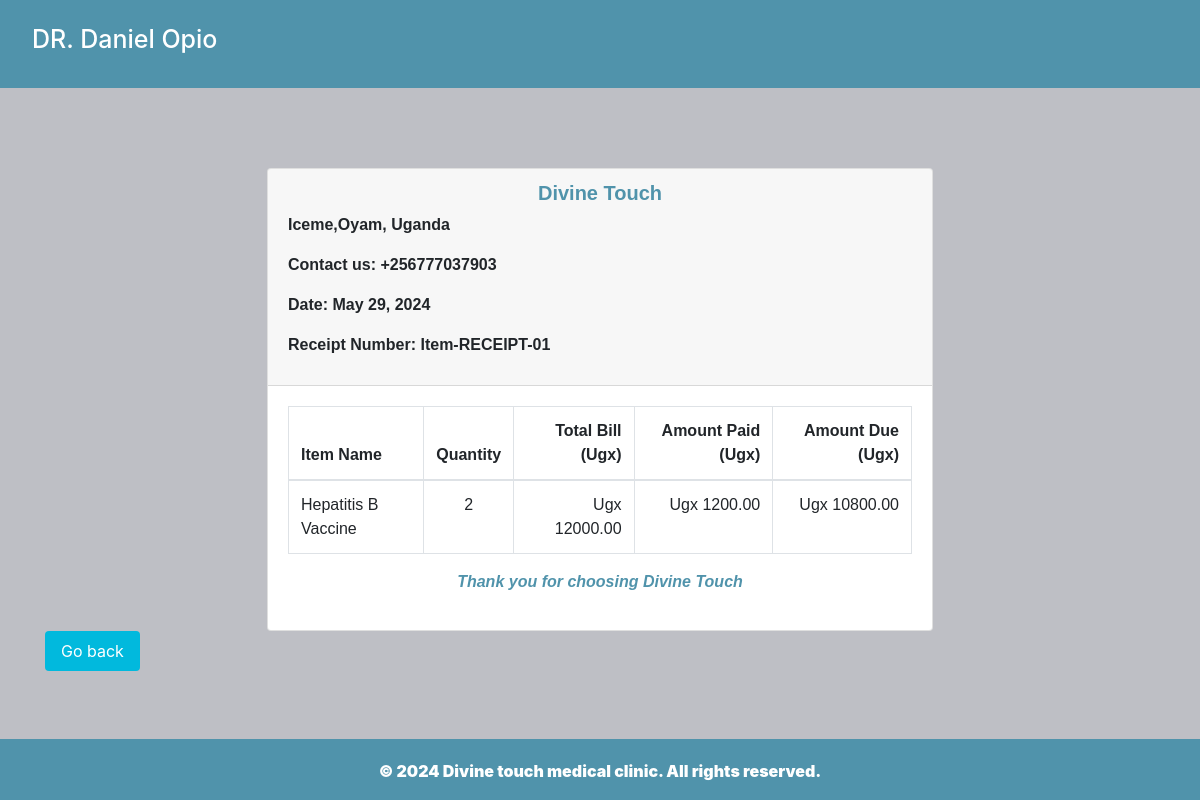
Before: /receipt_detail/1/ with the older database file.
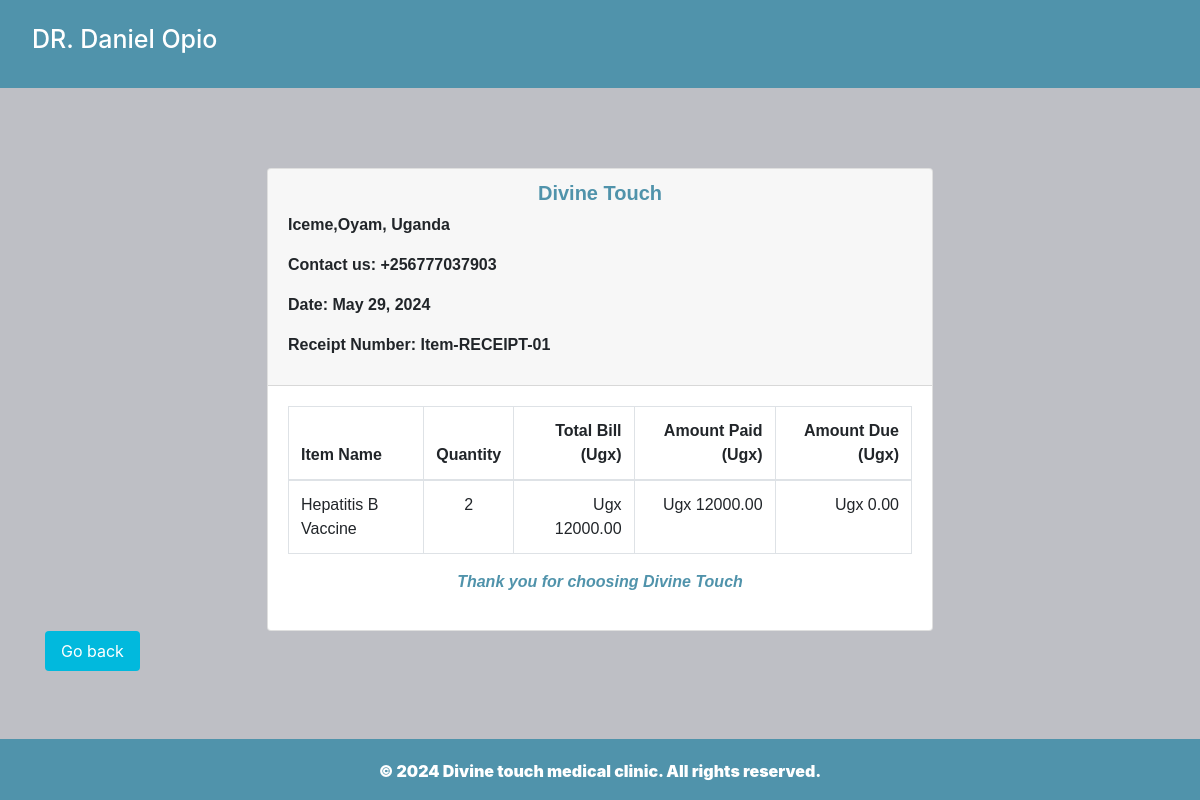
After: the same page with the newer database file.
### pharmacyapp/models.py (models this page shows, shortened)
class Salerecord(models.Model):
    name_of_the_item = models.ForeignKey(Divine, on_delete=models.CASCADE ,blank=True)
    payee = models.CharField(max_length=100 , null=True,blank=True)
    quantity_sold = models.IntegerField(default=0, null=True, blank=True)
    Selling_price= models.DecimalField(max_digits=10, decimal_places=2, default=0, null=True, blank=True)
    amount_received = models.DecimalField(max_digits=10, decimal_places=2, default=0, null=True, blank=True)
    date_of_sale = models.DateField(default=timezone.now,null=True,blank=True)
    unit_price = models.DecimalField(max_digits=10, decimal_places=2, default=0, null=True, blank=True)
    amount_due = models.DecimalField(max_digits=10, decimal_places=2, default=0, null=True, blank=True)
    def total_price(self):
        total_price = self.quantity_sold * self.Selling_price
        return total_price
    def change(self):
        change = self.total_price() - self.amount_received
        return change

class Divine(models.Model):
    Category_item = models.ForeignKey(Category, on_delete=models.CASCADE)
    item_name = models.CharField(max_length=200, null=True, blank=True)
    quantity = models.IntegerField(default=0)
    unit_price = models.DecimalField(max_digits=10, decimal_places=2, default=0, null=True, blank=True)
    received_quantity = models.IntegerField(default=0, null=True, blank=True)
    issued_quantity = models.IntegerField(default=0, null=True, blank=True)
    date_of_stock = models.DateField(default=timezone.now, null=True, blank=True)
    def __str__(self):
        return self.item_name

### pharmacyapp/views.py (the view)
# urls.py: path('receipt_detail/<int:receipt_id>/', views.receipt_detail, name='receipt_detail'),
def receipt_detail(request,receipt_id):
    receipt=Salerecord.objects.get(id=receipt_id)
    return render(request,'pharmacyapp/receipt_detail.html',{'receipt':receipt})

### pharmacyapp/templates/pharmacyapp/receipt_detail.html (shortened to what this page needs)
{% extends 'pharmacyapp/base.html' %}
{% load static %}
{% block content %}
<div class="container">
    <div class="row">
        <div class="col-md-12">
            <div class="card" style="margin:auto; width:60%; margin-top:80px; font-family:sans-serif;">
                <div class="card-header">
                    <h5 class="text-center" style="font-weight:bolder; color: #5093ab;">Divine Touch</h5>
                    <p class="">Iceme,Oyam, Uganda</p>
                    <p class="">Contact us: +256777037903</p>
                    <p class="">Date: {{ receipt.date_of_sale }}</p>
                    <p class="">Receipt Number: Item-RECEIPT-0{{ receipt.id }}</p>
                </div>
                <div class="card-body">
                    <div class="table-responsive">
                        <table class="table table-bordered">
                            <thead>
                                <tr>
                                    <th>Item Name</th>
                                    <th class="text-center">Quantity</th>
                                    <th class="text-right">Total Bill (Ugx)</th>
                                    <th class="text-right">Amount Paid (Ugx)</th>
                                    <th class="text-right">Amount Due (Ugx)</th>
                                </tr>
                            </thead>
                            <tbody>
                                <tr style="font-family: sans-serif;">
                                    <td>{{ receipt.name_of_the_item | title }}</td>
                                    <td class="text-center">{{ receipt.quantity_sold }}</td>
                                    <td class="text-right">Ugx {{ receipt.total_price}}</td>
                                    <td class="text-right">Ugx {{ receipt.amount_received }}</td>
                                    <td class="text-right">Ugx {{ receipt.change }}</td>
                                </tr>
                            </tbody>
                        </table>
                    </div>
                    <p class="text-center" style="font-family: sans-serif; color: #5093ab;"><em>Thank you for choosing Divine Touch</em></p>
                </div>
            </div>
        </div>
    </div>
    <a href="{% url 'item'  %}"  class="hover-button"><input type= "submit" value="Go back" class="btn btn-primary" style="margin-bottom:20px;" type="button"/></a>
</div>
{% endblock %}

Changed rows visible on the page:
changed Salerecord "Hepatitis B Vaccine": amount_received "1200.00" → "12000.00"; change "10800.00" → "0.00"
